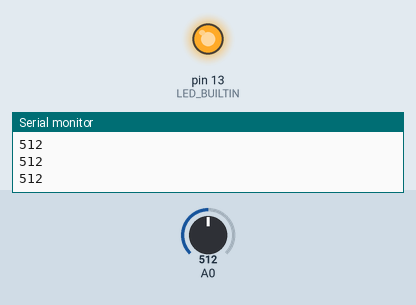
Recording of a sketch running on a simulated Arduino Uno, built with avr-gcc and run on an emulated ATmega328P. Shown: output pins drawn as LEDs (lit = HIGH), the last lines printed to the serial monitor. The inputs (shaded band) are chosen by the test bench; at power-on: A0 = 512.

Above: at 1.2 s.
1.3 s: A0 set to 135
2.8 s: A0 set to 116
At 3.9 s:
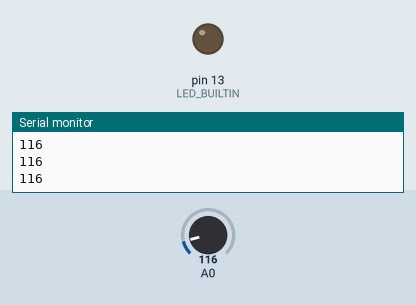
4.3 s: A0 set to 306
At 5.0 s:
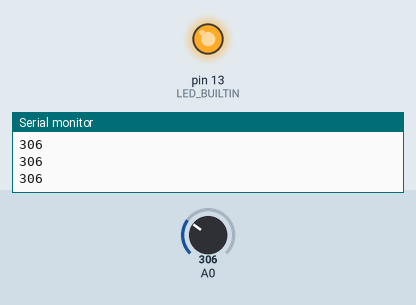
5.8 s: A0 set to 122
At 6.2 s:
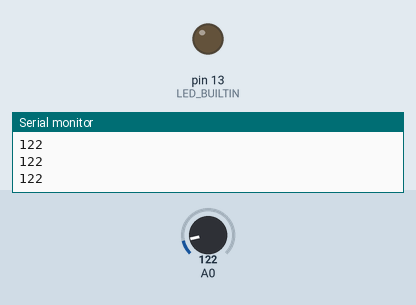
Timing chart, 0 to 8.3 s (numbered marks = the images above; inputs shaded):
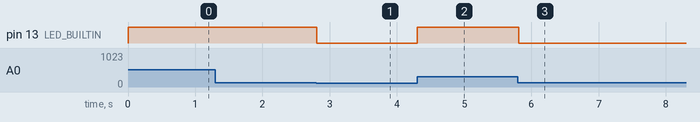

The sketch:

esp_module_potentiometer.ino
```cpp
void setup()
{
 Serial.begin(9600);
 pinMode(A0, INPUT);
 pinMode(LED_BUILTIN, OUTPUT);
}


void loop()
{
 int potentiometer = analogRead(A0);
 Serial.println(potentiometer);
 analogWrite(LED_BUILTIN, potentiometer);
}
```

Measured:
- the behaviour switches between 128 and 127 on A0 (found by bisection; images 0 and 1)
- after the input at 2.8 s, pin 13 (LED_BUILTIN): HIGH → LOW at once
- after the input at 4.3 s, pin 13 (LED_BUILTIN): LOW → HIGH at once
- after the input at 5.8 s, pin 13 (LED_BUILTIN): HIGH → LOW at once
